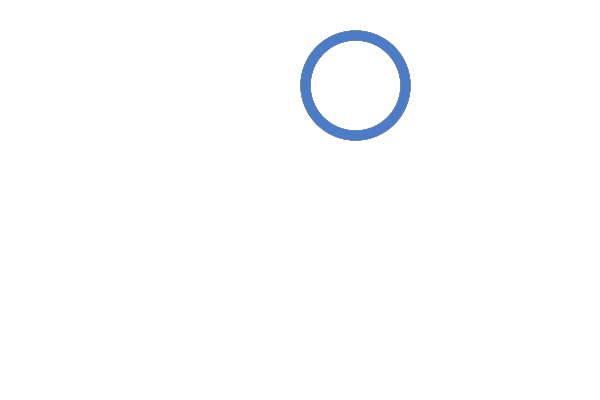
Frame 1 (no input)
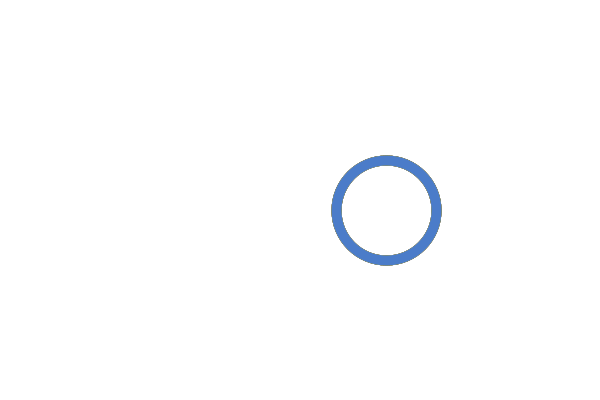
Frame 60 (the mouse pressed at the canvas centre just before this capture)
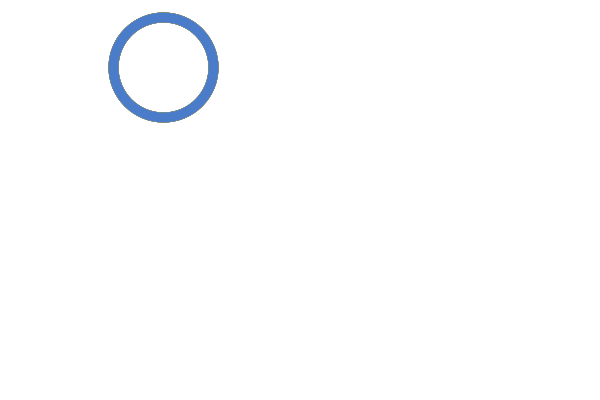
Frame 120 (the mouse held since frame 60 and released just before this capture)

The Processing sketch that drew these frames (run headless with seeded random() and noise(); from frame 60 on, the mouse is pressed at the canvas centre):

// Processing sketch: processing_69594
// ── processing_69594.pde

int aroY;
int aroX;
 
int am=0;
int az=0;
int r=0;
int v=0;
int n=0;

 
void setup(){
  size(600,400);
  smooth();
  background(255);
   
   
 
}
 
void draw(){
 
   
   aroX = int(random(550));
   aroY = int(random(330));
    
  
   
   background(255);
  
  strokeWeight(10);
  noFill();

 
 stroke(#CB2929);
if ((aroX!=340) && (aroY!=100) && r!=1){
  ellipse(aroX,aroY,100,100);
}
else{
  ellipse(340,100,100,100);
  r=1; 
 }
  
  
 
 stroke(#337C28); 
 if ((aroX!=280) && (aroY!=140)&& v!=1){
  ellipse(aroX,aroY,100,100);
}
else{
  ellipse(280,140,100,100);
  v=1;
 }
  
  
 stroke(#050505); 
 if ((aroX!=220) && (aroY!=100) && n!=2){
   
  ellipse(aroX,aroY,100,100);
}
else{
  
  ellipse(220,100,100,100);
  
  n=2;
 }
  
 stroke(#F7E450); 
 if ((aroX!=160) && (aroY!=140)&& am!=1){
  ellipse(aroX,aroY,100,100);
}
else{
 
  ellipse(160,140,100,100);
  am=1;
 }
  
  
  stroke(#4B7CC9); 
 if ((aroX!=100) && (aroY!=100)&& az!=1){
  ellipse(aroX,aroY,100,100);
}
else{
 
  ellipse(100,100,100,100);
  az=1;
 }
 
 
}
